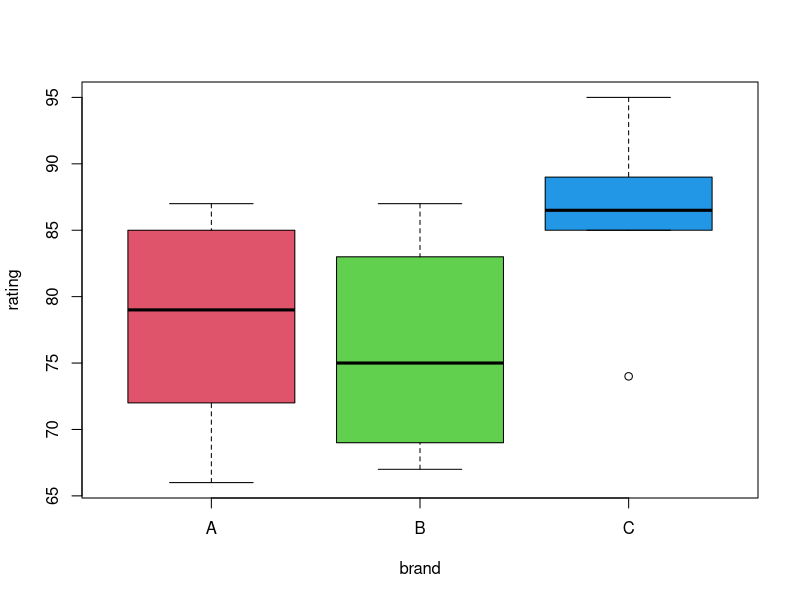
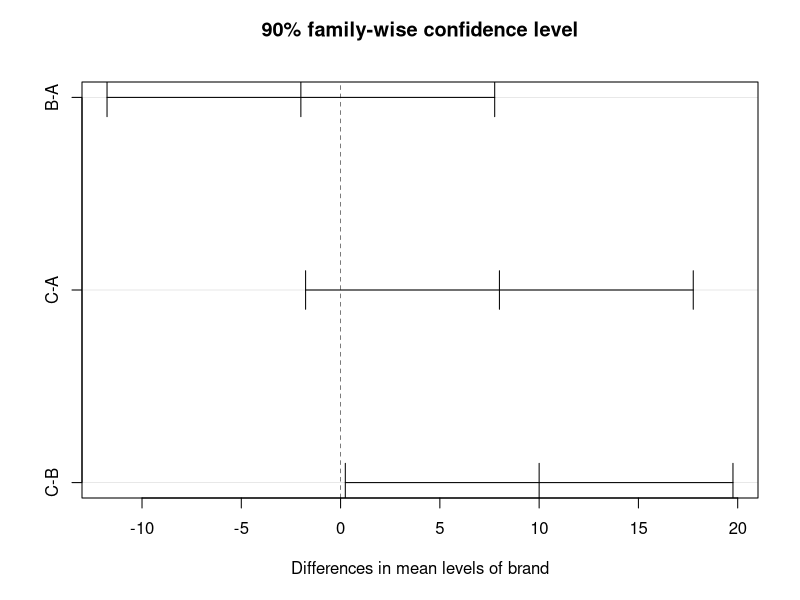
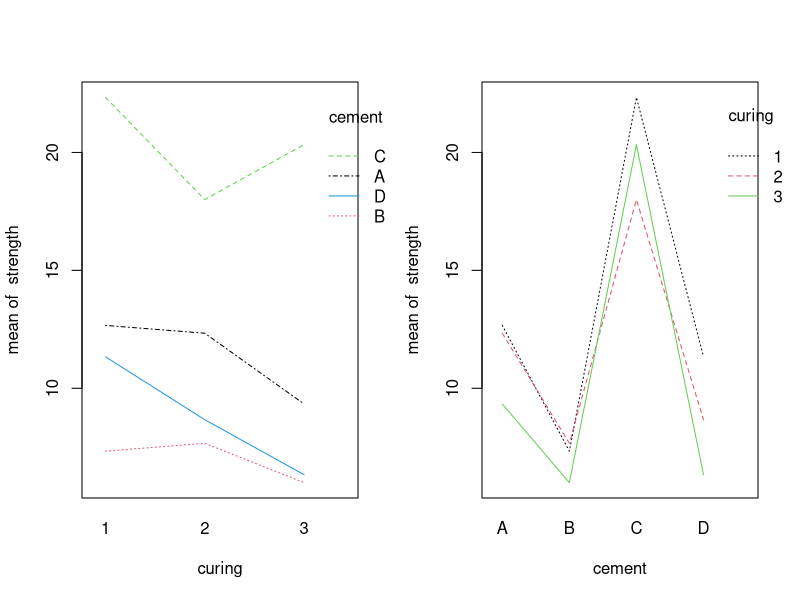
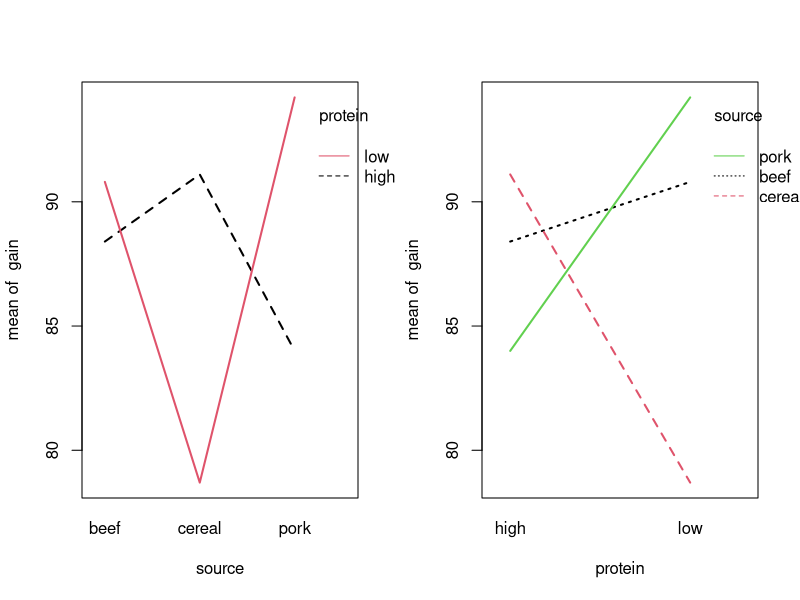
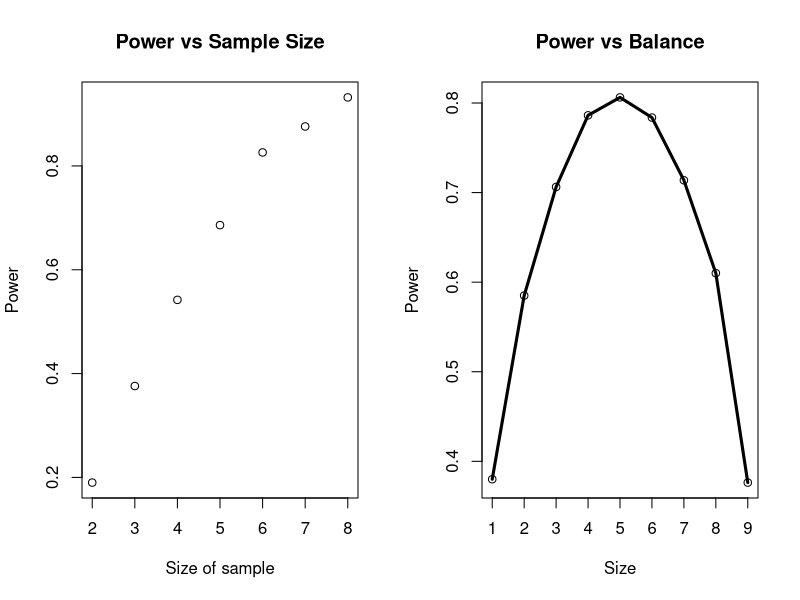

These charts were generated, in order, by the following R code:
## ---- chunk 1
cookies = read.csv("cookies.csv")
boxplot(rating ~ brand, data = cookies, col = 2:6)
## ---- chunk 2
cookies_aov = aov(rating ~ brand, data = cookies)
summary(cookies_aov)
## ---- chunk 3
TukeyHSD(cookies_aov, conf.level = 0.9)
plot(TukeyHSD(cookies_aov, conf.level = 0.9))
## ---- chunk 4
concrete = read.csv("concrete.csv")
concrete$curing = as.factor(concrete$curing)
par(mfrow = c(1, 2))

with(concrete, interaction.plot(curing, cement, strength, col = 1:4))
with(concrete, interaction.plot(cement, curing, strength, col = 1:3))
## ---- chunk 5
summary(aov(strength ~ curing * cement, data = concrete))
summary(aov(strength ~ curing + cement, data = concrete))

concrete_int   = aov(strength ~ curing * cement, data = concrete) # interaction model
concrete_add   = aov(strength ~ curing + cement, data = concrete) # additive model
concrete_table = expand.grid(curing = unique(concrete$curing), cement = unique(concrete$cement))
## ---- chunk 6
get_est_means = function(model, table) {
  mat = matrix(predict(model, table), nrow = 4, ncol = 3, byrow = TRUE)
  colnames(mat) = c("1", "2", "3")
  rownames(mat) = c("A", "B", "C", "D")
  mat
}
additive_means = get_est_means(concrete_add, concrete_table)
additive_means["A",] - additive_means["B",]
knitr::kable(get_est_means(model=concrete_add,table=concrete_table))
## ---- chunk 7
rats = read.csv("rat_wt.csv")
par(mfrow = c(1, 2))
with(rats, interaction.plot(source, protein, gain, lwd = 2, col = 1:4))
with(rats, interaction.plot(protein, source, gain, lwd = 2, col = 1:3))
## ---- chunk 8
summary(aov(gain ~ source * protein, data = rats))
summary(aov(gain ~ source + protein, data = rats))
## ---- chunk 9
interaction_model = aov(gain ~ source * protein, data = rats)
get_est_means = function(model, table) {
  mat = matrix(predict(model, table), nrow = 2, ncol = 3, byrow = TRUE)
  colnames(mat) = c("beef", "cereal", "pork")
  rownames(mat) = c("high", "low")
  mat
}

rats_table = expand.grid(source = unique(rats$source), protein = unique(rats$protein))
knitr::kable(get_est_means(model = interaction_model, table = rats_table))
## ---- chunk 10
birthday = 20000623
set.seed(birthday)
library(broom)

sim_anova = function(n = 10, mu_a = -1, mu_b = 0, mu_c = 1, sigma = 1) {
  sim_data = data.frame(
    response = c(rnorm(n = n, mean = mu_a, sd = sigma),
                 rnorm(n = n, mean = mu_b, sd = sigma),
                 rnorm(n = n, mean = mu_c, sd = sigma)),
    group = c(rep("A", times = n), 
              rep("B", times = n), 
              rep("C", times = n))
  )
  
  aov_results = lm(response ~ group, data = sim_data)
  glance(aov_results)$p.value
}

y = c(0)
x = c(0)
for (i in 2:100){
  p_vals = replicate(n = 500, sim_anova(n = i))
  y = c(y, mean(p_vals < 0.05))
  x=c(x, i)
  if(y[i] > 0.9){
    print(i)
    break;
  }
}

plot(x[2:length(x)], y[2:length(x)],
     main = "Power vs Sample Size", 
     xlab = "Size of sample", 
     ylab = "Power"
)
## ---- chunk 11
birthday = 20000623
set.seed(birthday)
library(broom)

sim_anova = function(n_a = 1, n_b = 2, mu_a = 0, mu_b = 2, sigma = 1){
  sim_data = data.frame(
    response = c(rnorm(n = n_a, mean = mu_a, sd = sigma),
                 rnorm(n = n_b, mean = mu_b, sd = sigma)),
    group = c(rep("A", times = n_a), rep("B", times = n_b))
  )  
  aov_result = lm(response ~ group, data = sim_data)
  p_value = glance(aov_result)$p.value
}

means = rep(0, 9)
for (i in 1:9){
  j = 10 - i;
  p_vals = replicate(n = 800, sim_anova(n_a = i, n_b = 10 - i))
  means[i]=mean(p_vals < 0.05)
}

plot(1:9, means,
     main="Power vs Balance",
     xlab = "Size",
     ylab = "Power",
     xaxt = "n")
axis(1, 1:9)
lines(1:9, means, lwd = 3)

